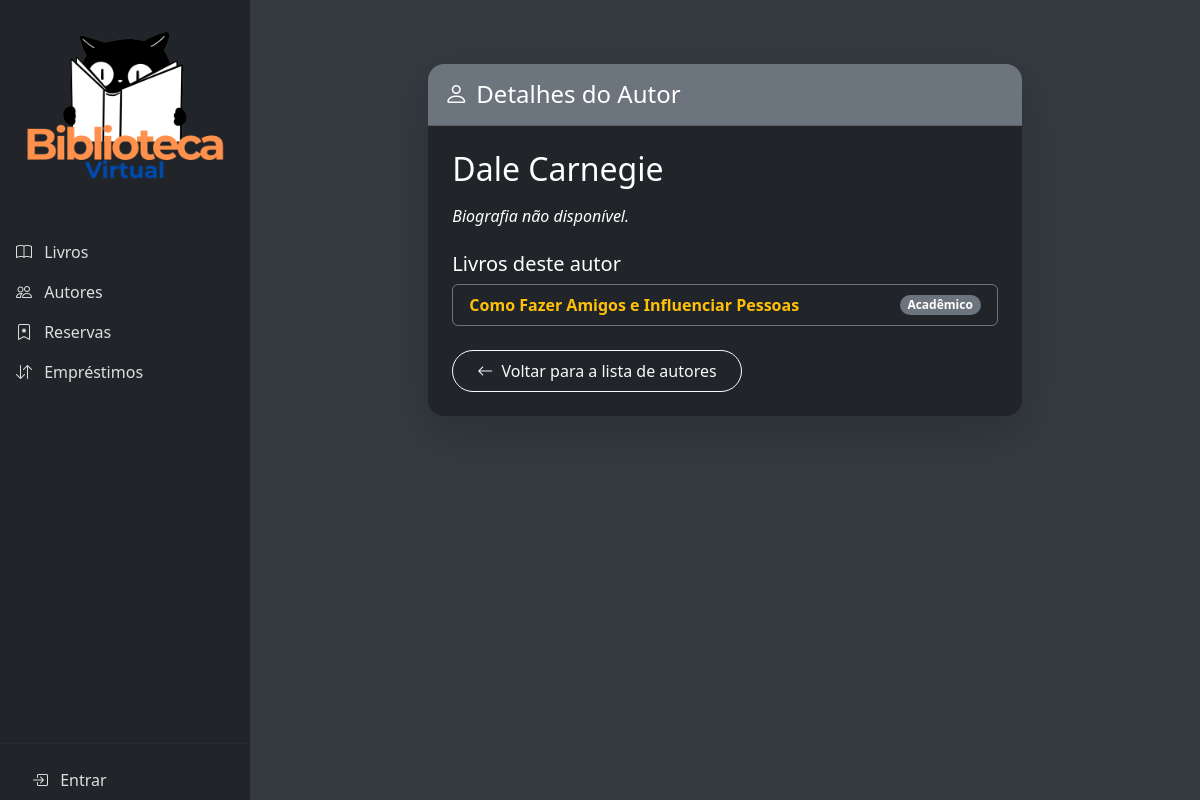
/autor/6/, run on the app's committed database.
### biblioteca/models.py (models this page shows, shortened)
class Autor(models.Model):
    nome = models.CharField(max_length=100, unique=True)
    biografia = models.TextField(blank=True)

class Livro(models.Model):
    GENEROS = [
        ('Ficção', 'Ficção'),
        ('Não Ficção', 'Não Ficção'),
        ('Infantil', 'Infantil'),
        ('Acadêmico', 'Acadêmico'),
    ]
    titulo = models.CharField(max_length=200, unique=True)
    genero = models.CharField(max_length=20, choices=GENEROS)
    quantidade = models.PositiveIntegerField(default=1)
    autores = models.ManyToManyField(Autor, related_name='livros')  # <-- aqui
    capa = models.ImageField(upload_to='capas/', blank=True, null=True)
    data_cadastro = models.DateTimeField(auto_now_add=True)

### biblioteca/views.py (the view)
# urls.py: path('autor/<int:pk>/', AutorDetailView.as_view(), name='autor-detalhe'),
class AutorDetailView(generic.DetailView):
    model = Autor
    template_name = 'autores/detalhe.html'  # Ajustado para seu caminho
    context_object_name = 'autor'
    def get_queryset(self):
        return Autor.objects.prefetch_related(
            Prefetch('livros', queryset=Livro.objects.all())
        )

### biblioteca/templates/autores/detalhe.html (shortened to what this page needs)
{% extends 'base.html' %}
{% block content %}
<div class="container py-5">
    <div class="row justify-content-center">
        <div class="col-md-10 col-lg-8">
            <div class="card bg-dark text-white border-0 shadow-lg rounded-4">
                <div class="card-header bg-secondary text-white rounded-top-4 py-3">
                    <h4 class="mb-0 d-flex align-items-center">
                        <i class="bi bi-person me-2 fs-4"></i> Detalhes do Autor
                    </h4>
                </div>
                <div class="card-body px-4 py-4">
                    <h2 class="mb-3">{{ autor.nome }}</h2>
                    {% if autor.biografia %}
                        <h5>Biografia</h5>
                        <p class="mb-4">{{ autor.biografia|linebreaks }}</p>
                    {% else %}
                        <p class="fst-italic mb-4">Biografia não disponível.</p>
                    {% endif %}
                    <h5>Livros deste autor</h5>
                    <ul class="list-group mb-4">
                        {% for livro in autor.livros.all %}
                            <li class="list-group-item d-flex justify-content-between align-items-center bg-dark text-white border-secondary">
                                <a href="{% url 'livro-detalhe' livro.pk %}" class="text-decoration-none text-warning fw-semibold">
                                    {{ livro.titulo }}
                                </a>
                                <span class="badge bg-secondary rounded-pill">{{ livro.genero }}</span>
                            </li>
                        {% empty %}
                            <li class="list-group-item bg-dark text-white border-secondary fst-italic">
                                Este autor ainda não tem livros cadastrados.
                            </li>
                        {% endfor %}
                    </ul>
                    <a href="{% url 'autor-lista' %}" class="btn btn-outline-light rounded-pill px-4 py-2">
                        <i class="bi bi-arrow-left me-1"></i> Voltar para a lista de autores
                    </a>
                </div>
            </div>
        </div>
    </div>
</div>
{% endblock %}

### biblioteca/templates/base.html (style rules this page uses)
body { background-color: #343a40; margin: 0; padding-left: 250px; }

### data on the page
Autor: nome "Dale Carnegie"
Livro: titulo "Como Fazer Amigos e Influenciar Pessoas", genero "Acadêmico"
